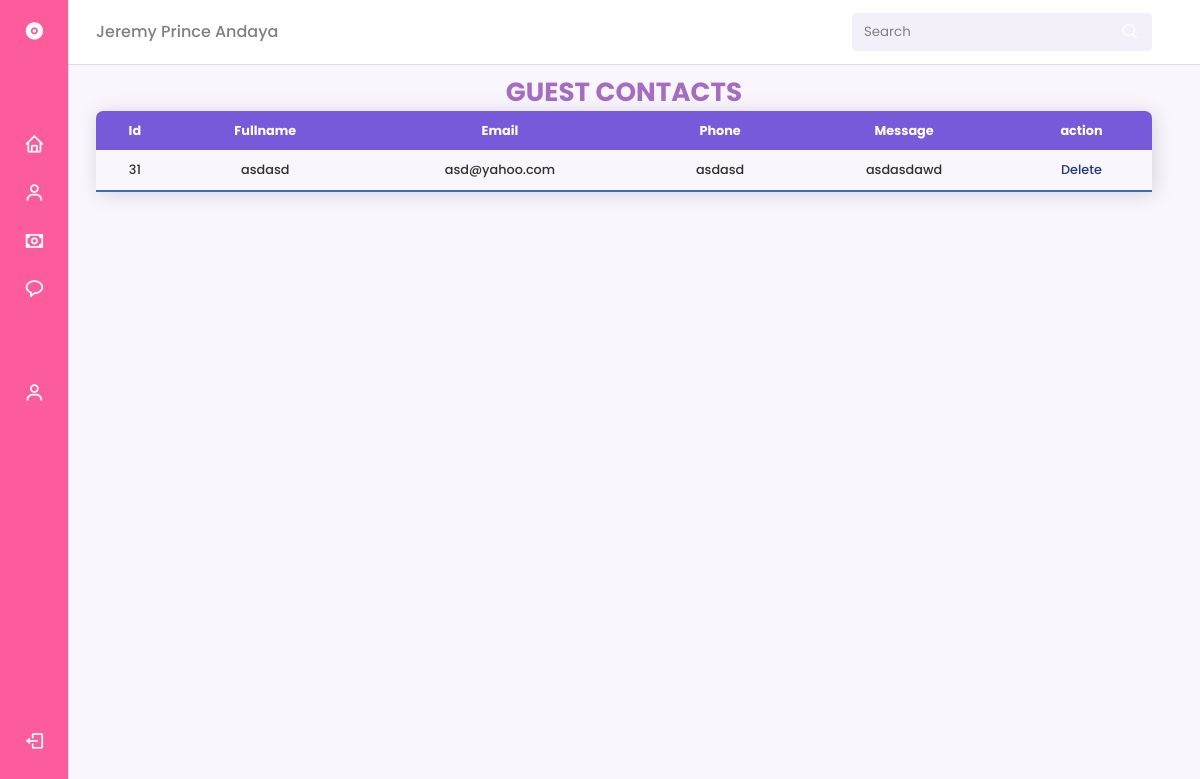
Page /employee/contact.php (signed in) on the committed database.
### tables this page shows
CREATE TABLE `tblcontact` (
  `id` int(11) NOT NULL,
  `fullname` varchar(250) NOT NULL,
  `email` varchar(250) NOT NULL,
  `phone` varchar(259) NOT NULL,
  `message` varchar(250) NOT NULL
);

### employee/contact.php (the view, shortened to what this page needs)
<?php
    include './includes/header.php';
?>
<!DOCTYPE html>
<html lang="en">
<body>
<div class="page-title">
	<h3>GUEST CONTACTS</h3>
</div>
<table class="table users">
        <thead>
            <th>Id</th>
            <th>Fullname</th>
            <th>Email</th>
            <th>Phone</th>
            <th>Message</th>
            <th>action</th>
         </thead>
        <?php
                $query="SELECT * FROM tblcontact";
                $result= $conn->query($query);
                if($result->num_rows>0){
                    while($row = $result->fetch_assoc()){
                        ?>
                        <tr>
                            <td><?php echo $row['id'];?></td>
                            <td><?php echo $row['fullname'];?></td>
                            <td><?php echo $row['email'];?></td>
                            <td><?php echo $row['phone'];?></td>
                            <td><?php echo $row['message'];?></td>
                            <td><a href='contact.php?delete=<?= $row['id']; ?>'>Delete</a></td>
                        </tr>
                        <?php
                    }
                }
                else{
                    echo "No Inquiries";
                }
            ?>
    </table>
</body>
</html>

### styles/admin.css (style rules this page uses)
* { padding: 0; margin: 0; -webkit-box-sizing: border-box; box-sizing: border-box; list-style-type: none; text-decoration: none; font-family: 'Poppins' ,sans-serif; }
.table { max-width: 100%; width: 100%; border-collapse: collapse; font-size: .7rem; border-radius: 7px 7px 0 0; overflow: hidden; -webkit-box-shadow: 2px 2px 20px rgba(0, 0, 0, 0.15); box-shadow: 2px 2px 20px rgba(0, 0, 0, 0.15); }
.table th { background-color:#775ada; color: #ffffff !important; }
.table td, .table th { color: #303030; padding: 10px 12px; text-align: center; font-size: .8rem; }
.table tbody tr:last-child { border-bottom: 2px solid #3d6cb9; }
.table tbody tr { border-bottom: 1px solid rgba(187, 186, 186, 0.867); cursor: pointer; -webkit-transition: all .2s ease-in; transition: all .2s ease-in; }

### employee/menu.css (style rules this page uses)
* { box-sizing: border-box; padding: 0; margin: 0; }
:root { --header-height: 3.5rem; --nav-width: 219px; --first-color: #fdfdfd; --first-color-light: #F4F0FA; --title-color: #ffffff; --text-color: #fdfdfd; --text-color-light: #A5A1AA; --body-color: #F9F6FD; --container-color: #fc5c9c; --body-font: 'Poppins', sans-serif; --normal-font-size: .938rem; --small-font-size: .75rem; --smaller-font-size: .75rem; --font-medium: 500; --font-semi-bold: 600; --z-fixed: 100; }
@media screen and (min-width: 1024px) { :root { --normal-font-size: 1rem; --small-font-size: .875rem; --smaller-font-size: .813rem; } }
body { margin: var(--header-height) 0 0 0; font-family: var(--body-font); font-size: var(--normal-font-size); background-color: var(--body-color); color: var(--text-color); }
h3 { margin: 0; }
a { text-decoration: none; }
@media screen and (min-width: 768px) { body { padding: 1rem 3rem 0 6rem; } }

### employee/admin-design.css (style rules this page uses)
* { padding: 0; margin: 0; box-sizing: border-box; }
.page-title { justify-content: center; align-items: center; display: flex; color:#a56cc1 ; text-transform: uppercase; font-family: 'montserrat'; font-size: 1.4rem; margin: auto; }

### assets/css/main-design.css (style rules this page uses)
* { box-sizing: border-box; padding: 0; margin: 0; }
html { overflow-x: hidden; }
:root { font-size: 100%; font-size: 16px; line-height: 1.5; --primary-pink:#fc5c9c; --blue: #233975; }
body { font-family: 'Montserrat' , sans-serif; font-weight: 500; }
a { text-decoration: none; color: var(--blue); }

### employee/includes/header.php (style rules this page uses)
a { text-decoration: none !important; }

### rows in the picture
tblcontact: id "31", fullname "asdasd", email "asd@yahoo.com", phone "asdasd", message "asdasdawd"

### other values in the picture
$nameHolder "Jeremy Prince Andaya"
